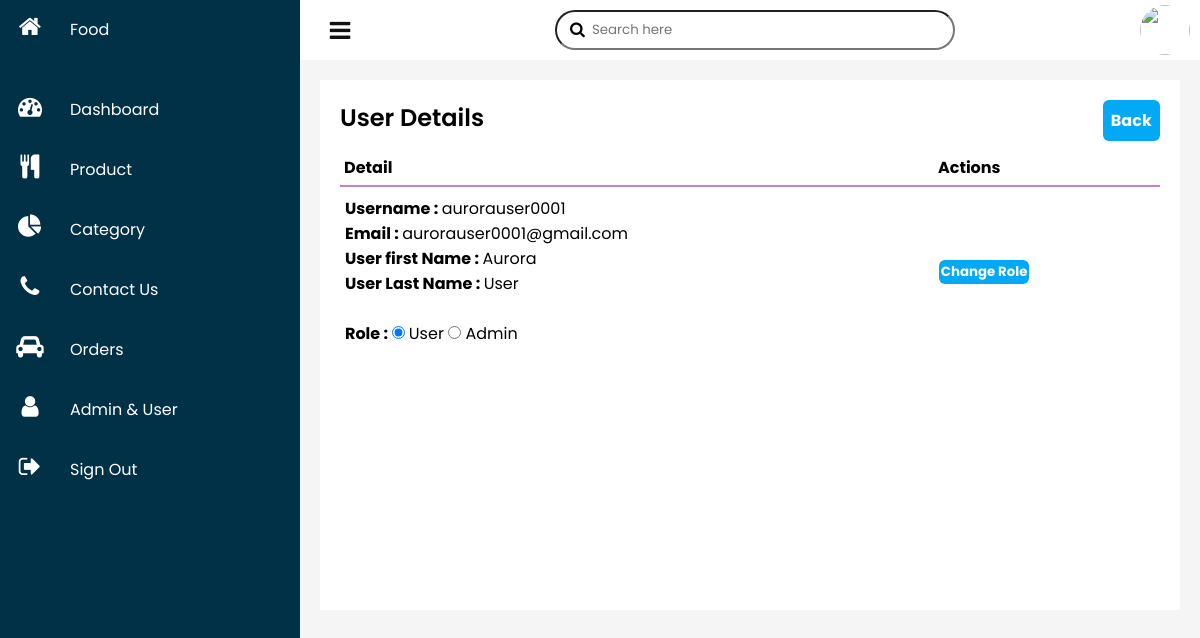
/admin/users-changerole.php?ID=00001, run on the app's committed database.
### tables this page shows
CREATE TABLE `users` (
  `userid` int(5) UNSIGNED ZEROFILL NOT NULL,
  `username` varchar(200) NOT NULL,
  `userpassword` varchar(200) NOT NULL,
  `useremail` varchar(200) NOT NULL,
  `userprivilege` varchar(200) NOT NULL DEFAULT 'user',
  `userfirstname` varchar(200) DEFAULT NULL,
  `userlastname` varchar(200) DEFAULT NULL,
  `block?` tinyint(1) NOT NULL DEFAULT 0,
  `verify_token` varchar(200) NOT NULL
);

### admin/users-changerole.php (the view, shortened to what this page needs)
<?php
include('config/constants.php'); ?>
<!DOCTYPE html>
<html>
<head>
    <link rel="stylesheet" href="https://stackpath.bootstrapcdn.com/font-awesome/4.7.0/css/font-awesome.min.css">
    <link rel="stylesheet" type="text/css" href="apstyle.css">
</head>
<body>
<?php
                if(isset($_GET['ID']))
                {
                    $ID = $_GET['ID'];
                    $sql = "SELECT * FROM users WHERE userid =$ID";
                    $res = mysqli_query($conn, $sql);
                    $count = mysqli_num_rows($res);
                    if($count == 1)
                    {
                        $row = mysqli_fetch_assoc($res);
                        $full_name = $row['username'];
                        $email = $row['useremail'];
                        $role = $row['userprivilege'];
                        $userfirstname = $row['userfirstname'];
                        $userlastname = $row['userlastname'];
                    }
                    else
                    {
                        $_SESSION['admin-no-found'] = "<div class='error'>user not found.</div>";
                        header('location:'.SITEURL.'admin/userstest.php');
                    }
                }
                else
                {
                    header('location:'.SITEURL.'admin/userstest.php');
                }
        ?>
    <div class="container">
        <div class="navigation">
            <ul>
                <li>
                    <a href="../index.php">
                        <span class="icon"><i class="fa fa-home" aria-hidden="true"></i></span>
                        <span class="title">
                            <span style="font-family:Algerian">
                                <span style="font-size:x-large ,">
                                    Food
                                </span>
                            </span>
                        </span>
                    </a>
                </li>
                <li>
                    <a href="adminpanel.php">
                        <span class="icon"><i class="fa fa-tachometer" aria-hidden="true"></i></span>
                        <span class="title">Dashboard</span>
                    </a>
                </li>
                <li>
                    <a href="food.php">
                        <span class="icon"><i class="fa fa-cutlery" aria-hidden="true"></i></span>
                        <span class="title">Product</span>
                    </a>
                </li>
                <li>
                    <a href="category.php">
                        <span class="icon"><i class="fa fa-pie-chart" aria-hidden="true"></i></span>
                        <span class="title">Category</span>
                    </a>
                </li>
                <li>
                    <a href="contactus.php">
                        <span class="icon"><i class="fa fa-phone" aria-hidden="true"></i></span>
                        <span class="title">Contact Us</span>
                    </a>
                </li>
                <li>
                    <a href="orders.php">
                        <span class="icon"><i class="fa fa-car" aria-hidden="true"></i></span>
                        <span class="title">Orders</span>
                    </a>
                </li>
                <li>
                    <a href="userstest.php">
                        <span class="icon"><i class="fa fa-user" aria-hidden="true"></i></span>
                        <span class="title">Admin & User</span>
                    </a>
                </li>
                <li>
                    <a href="../php/logout.php">
                        <span class="icon"><i class="fa fa-sign-out" aria-hidden="true"></i></span>
                        <span class="title">Sign Out</span>
                    </a>
                </li>
            </ul>
        </div>
        <div class="main">
            <div class="topbar">
                <div class="toggle " onclick="toggleMenu();"></div>
                <div class="search">
                    <label>
                        <input type="text" placeholder="Search here">
                        <i class="fa fa-search" aria-hidden="true"></i>
                    </label>
                </div>
                <div class="user">
                    <img src="user.jpg">
                </div>
            </div>
            <form action="" method ="POST">
            <div class="details">
                    <div class="recentOrders">
                        <div class="cardHeader">
                            <h2>User Details</h2>
                            <a href ="../admin/userstest.php"  class="btn-add ">Back </a>
                        </div>
                        <table >
                            <tr>
                                <th style="text-align: left";>Detail</th>
                                <th style="text-align: left";>Actions</th>
                            </tr>
                            <tr>
                                <td style="text-align: left";>
                                    <p><b>Username        :  </b> <?php echo $full_name; ?></p>
                                    <p><b>Email           :  </b> <?php echo $email; ?></p>
                                    <p><b>User first Name :  </b> <?php echo $userfirstname; ?></p>
                                    <p><b>User Last Name  :  </b> <?php echo $userlastname; ?></p>
                                    <br>
                                    <div>
                                        <p><b>Role : </b>
                                            <input <?php if($role == "user"){echo "checked";} ?> type="radio" name="role" value="user" > User
                                            <input <?php if($role == "admin"){echo "checked";} ?> type="radio" name="role" value="admin" > Admin
                                        </p>
                                    </div>
                                </td>
                                <td style="text-align: left;">
                                    <button type="submit" name="submit" class="btn-add" value="Change Role">Change Role
                                </td>
                            </tr>
                        </table>
                    </div>
                </div>
                                    </form>
   </div>
</div>
</body>
</html>

### admin/apstyle.css (style rules this page uses)
* { padding: 0; margin: 0; box-sizing: border-box; font-family: "Poppins", sans-serif; }
body { overflow-x: hidden; }
.container { position: relative; width: 100%; }
.navigation { position: fixed; left: 0; width: 300px; height: 100%; background: #003147; transition: 0.5s; overflow: hidden; }
.navigation ul { position: absolute; top: 0; left: 0; width: 100%; }
.navigation ul li { position: relative; width: 100%; list-style: none; }
.navigation ul li:nth-child(1) { margin-bottom: 20px; }
.navigation ul li a { position: relative; display: block; width: 100%; display: flex; text-decoration: none; color: #fff; }
.navigation ul li a .icon { position: relative; display: block; min-width: 60px; height: 60px; line-height: 60px; text-align: center; }
.navigation ul li a .icon .fa { color: #fff; font-size: 24px; }
.navigation ul li a .title { position: relative; display: block; padding: 0 10px; height: 60; line-height: 60px; white-space: nowrap; }
.main { position: absolute; width: calc(100% - 300px); left: 300px; min-height: 100vh; background: #f5f5f5; transition: 0.5s; }
.main .topbar { width: 100%; background: #fff; height: 60px; padding: 0 10px; display: flex; justify-content: space-between; align-items: center; }
.toggle { position: relative; width: 60px; height: 60px; cursor: pointer; }
.toggle::before { content: "\f0c9"; font-family: fontAwesome; position: absolute; width: 100%; height: 100%; line-height: 60px; font-size: 24px; text-align: center; color: #111; }
.search { position: relative; width: 400px; margin: 0 10px; }
.search label { position: relative; width: 100%; }
.search label input { width: 100%; height: 40px; border-radius: 40px; padding: 5px 20px; padding-left: 35px; outline: none; border: 1px sold rgba(0, 0, 0, 0.2); }
.search label .fa { position: absolute; left: 15px; top: 4px; }
.user { position: relative; min-width: 50px; width: 50px; height: 50px; border-radius: 50%; overflow: hidden; cursor: pointer; }
.user img { position: absolute; top: 0; left: 0; width: 100%; height: 100%; object-fit: cover; }
table tr th { border-bottom: 2px solid rgb(197, 129, 197); padding: 0.5%; text-align: center; }
.btn-add { background-color: #03a9f4; padding: 1%; color: white; text-decoration: none; font-weight: bold; border: 0px; position: relative; border-radius: 6px; }
.details { position: relative; width: 100%; padding: 20px; display: grid; grid-gap: 20px; }
.details .recentOrders { position: relative; min-height: 530px; background: #fff; padding: 20px; }
.cardHeader { display: flex; justify-content: space-between; align-items: flex-start; }
.cardHeader h2 { font-weight: 600; }
.details table { width: 100%; border-collapse: collapse; margin-top: 10px; }
.details .recentOrders table tr { border-bottom: 1px solid rgba(0, 0, 0, 0.1); }
.details .recentOrders table tbody tr:last-child { border-bottom: none; }
.details .recentOrders table tr td { padding: 9px 5px; }
.details .recentOrders table thead tr td:last-child, .details .recentOrders table tbody tr td:last-child { text-align: left; }
.details .recentOrders table thead tr td:nth-child(2), .details .recentOrders table tbody tr td:nth-child(2) { text-align: left; padding-right: 20px; }

### data on the page
users: username "aurorauser0001", useremail "aurorauser0001@gmail.com", userfirstname "Aurora", userlastname "User", userprivilege "☑"
